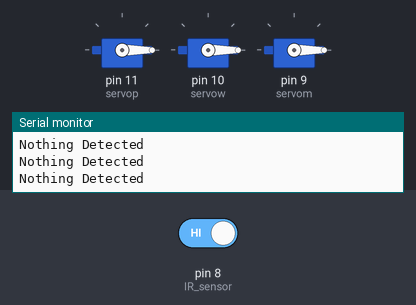
Simulated run of this sketch. Board: Arduino Uno, built with avr-gcc and run on an emulated ATmega328P. On the bench: 3 × servo, the last lines printed to the serial monitor. The inputs (shaded band) are chosen by the test bench; at power-on: pin 8 (IR_sensor) HIGH.

Above: at 1.2 s.
1.3 s: pin 8 (IR_sensor) driven LOW
At 3.3 s:
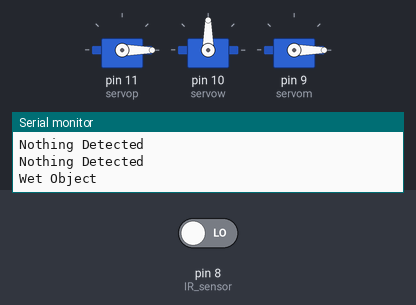
Timing chart, 0 to 5.4 s (numbered marks = the images above; inputs shaded):
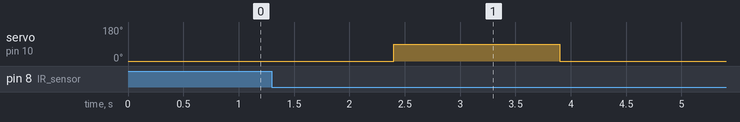

Measured:
- after the input at 1.3 s, servo on pin 10 (servow): 0° → 90° after 1.1 s, → 0° 1.5 s later

The sketch:

Demo_testt.ino
```cpp
#include <Servo.h>

Servo servop;   // plastic
Servo servow;   // wet
Servo servom;   // metal

bool objectDetected = false;

void setup() {
  pinMode(8, INPUT_PULLUP);   // IR sensor
  pinMode(A1, INPUT);         // Rain sensor
  pinMode(A0, INPUT);         // Metal sensor

  servop.attach(11);
  servow.attach(10);
  servom.attach(9);

  servop.write(0);
  servow.write(0);
  servom.write(0);

  Serial.begin(9600);
}

void loop() {

  int IRval = digitalRead(8);

  if (IRval == 0 && !objectDetected) {   // object just arrived
    objectDetected = true;

    delay(1000); // small delay so object reaches sensors

    int Metalval = analogRead(A0);
    int Rainval  = analogRead(A1);

    if (Metalval <= 200) {
      Serial.println("Metal Object");
      servom.write(90);
      delay(1500);
      servom.write(0);
    }
    else if (Rainval <= 800) {
      Serial.println("Wet Object");
      servow.write(90);
      delay(1500);
      servow.write(0);
    }
    else {
      Serial.println("Plastic Object");
      servop.write(90);
      delay(1500);
      servop.write(0);
    }
  }

  if (IRval == 1) {   // object removed
    objectDetected = false;
    Serial.println("Nothing Detected");
  }

  delay(200);
}
```
